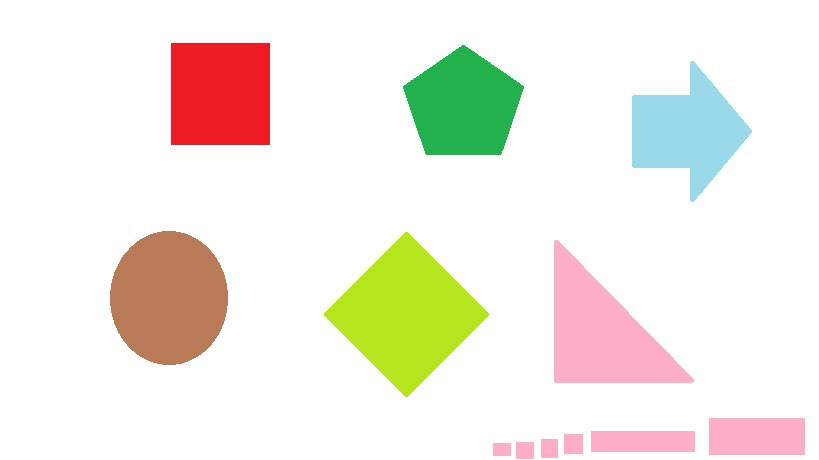
//> input picture 11_Ccolored_Object_detection/11.ColorBox1.jpg, 819 x 460 px
$ ./9.histogramdraw ../11_Ccolored_Object_detection/11.ColorBox1.jpg   (built with g++ and OpenCV 4)
//> lines starting //> are read from the running program, lines starting //| are printed output that depends on the picture
#include "opencv2\opencv.hpp"
#include <iostream>

using namespace std;
using namespace cv;

void myhist(Mat &med,Mat &asd)
{
	asd.setTo(0);//initialize asd to zero
	float maxi=0;//used in drawing the histogram(required while drawing)
	//med.convertTo(med,CV_32FC1);//converted it float for easing the access

	float *y = asd.ptr<float>(0);//y points to row of asd
	for(int i=0;i<med.rows;i++)//run throught the rows
	{
		uchar *x = med.ptr<uchar>(i);//x points to row of med
		for(int j=0;j<med.cols;j++)//run throught the cols
		{
			for(int k=0;k<256;k++)//255 intrensities
			{
				if(k==(int)x[j])//check if med.at(k) is equal to kth intensity level
				{
					y[k] +=1;//if true increment the count at kth position in asd
					if(maxi < y[k])//to calculate maximum in the array(it is calculated only when array value is upadated)
					{
						maxi = y[k];
					}
					break;
				}
			}
		}
	}
	y[256]=maxi;//maximum will be stored in the max in 257th location of array
}
void drawHist(Mat &asd,char *winName)
{

	Mat histFig(640,512,CV_8U);//256*2 = 512,so thickness of line drawn will be 2
	histFig.setTo(255);//white background image
	namedWindow(winName);


	//to print maximum available in asd
	cout<<"max in asd[256] for"<<asd.at<float>(256)<<endl;

	float *y = asd.ptr<float>(0);//y points to row of asd
	float max=y[256];//get the max value present in asd(256)
	float factor = ((float)640/max);//amounts to 1 pixel height

	for(int i=0;i<256;i++)
	{
		y[i] *= factor;
		Point pt1,pt2;
		pt1 = Point(2*i,640);
		pt2 = Point(2*i,640-(int)y[i]);
		const Scalar col = Scalar(0,0,0);
		line(histFig,pt1,pt2,col,2,CV_AA);
	}
	imshow(winName,histFig);
}
int main(int argc, char **argv)
{
	Mat image1;
	if( argc <2)
    {
     cout <<" less arguments" << endl;
     return -1;
    }
	image1 = imread(argv[1],0);//0 for grayscale
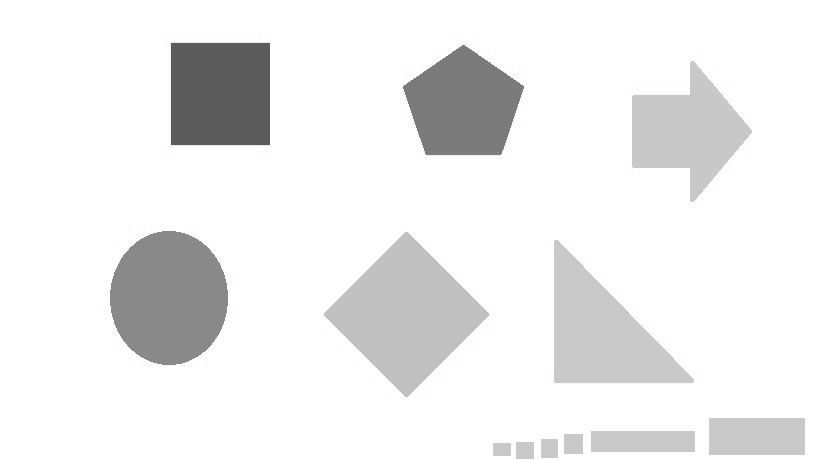
//> image1: 460 rows x 819 cols, CV_8UC1; min 86, max 255, mean 237.2
	if(!image1.data )                      // Check for invalid input
    {
        cout <<  "Could not open or find the image" << endl ;
        return -1;
    }
	namedWindow("Input",CV_WINDOW_AUTOSIZE);
	imshow("Input",image1);

	Mat asd(1,257,CV_32F);//element at 257 is the maximum element
	myhist(image1,asd);//calulates the histogram
//> the loop in myhist, `for(int i=0;i<med.rows;i++)` made 460 passes
//> maxi on passes 1 to 3: 819, 1638, 2457
//> after the loop in myhist, `for(int i=0;i<med.rows;i++)`: asd = 257 values, max 288558 at index 255, min 0 at index 0, mean 1465.9; maxi = 288558
//> in myhist, `y[256]=maxi;`: asd = 257 values, max 288558 at index 255, min 0 at index 0, mean 2588.7

	drawHist(asd,"Without Blurred");//draws the histogram
//| max in asd[256] for288558
//> in drawHist, `float max=y[256];`: max = 288558
//> in drawHist, `float factor = ((float)640/max);`: factor = 0.00222
//> the loop in drawHist, `for(int i=0;i<256;i++)` made 256 passes
//> pt2 on passes 1 to 3: Point(0, 640), Point(2, 640), Point(4, 640)
//> after the loop in drawHist, `for(int i=0;i<256;i++)`:
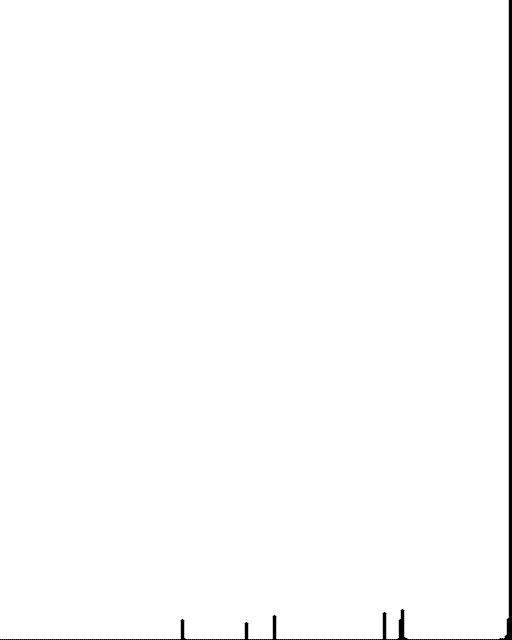
//> histFig: 640 rows x 512 cols, CV_8UC1; min 0, max 255, mean 252.7
//> after the loop in drawHist, `for(int i=0;i<256;i++)`: asd = 257 values, max 288558 at index 256, min 0 at index 0, mean 1126

	Mat blurred;
	medianBlur(image1,blurred,5);
	namedWindow("BluredInput",1);
	imshow("BluredInput",blurred);
	myhist(blurred,asd);//calulates the histogram
//> the loop in myhist (call 2), `for(int i=0;i<med.rows;i++)` made 460 passes
//> asd = 257 values, max 287450 at index 255, min 0 at index 0, mean 2584.4

	drawHist(asd,"With Blurred");//draws the histogram*/
//| max in asd[256] for287450
//> the loop in drawHist (call 2), `for(int i=0;i<256;i++)` made 256 passes
//> asd = 257 values, max 287450 at index 256, min 0 at index 0, mean 1121.7

	waitKey(0);
	return 0;
}
